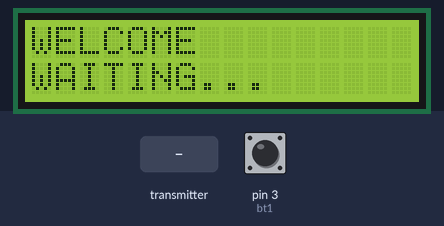
A sketch run on a simulated Arduino Uno, built with avr-gcc and run on an emulated ATmega328P. Parts: 16×2 character LCD. The test bench sets the inputs (shaded band); at power-on: pin 3 (bt1) HIGH. No radio packets arrive unless stated; what the sketch prints to the serial monitor is not drawn.

Above: at 1.0 s.
1.1 s: the transmitter starts sending gasValue = 0
At 2.2 s:
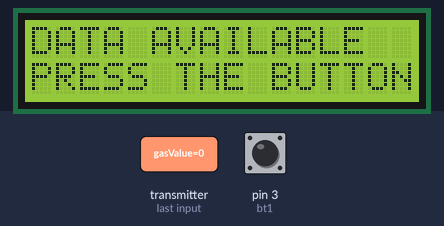
2.6 s: pin 3 (bt1) pulled LOW for 3.2 s
At 7.0 s:
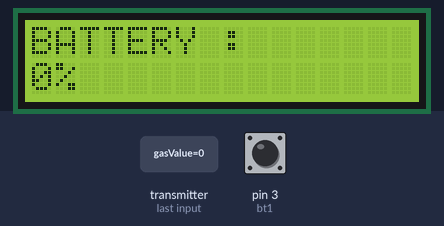
7.8 s: pin 3 (bt1) pulled LOW for 0.15 s
At 9.3 s:
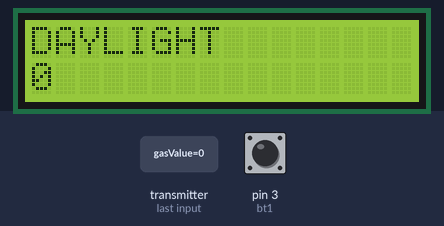
10.0 s: pin 3 (bt1) pulled LOW for 1 s
At 11.9 s:
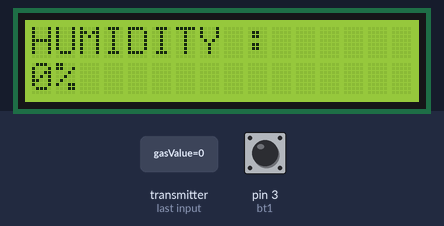
13.1 s: the transmitter starts sending h = 64
At 14.5 s:
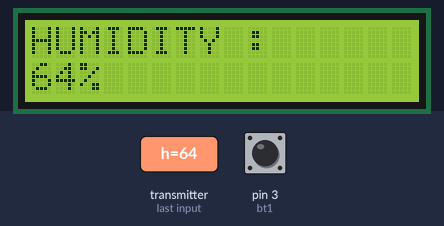
15.0 s: the transmitter starts sending h = 128
At 16.6 s:
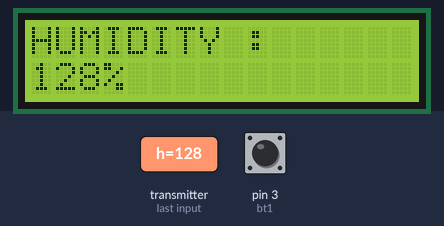
Timing chart, 0 to 17.9 s (numbered marks = the images above; inputs shaded):
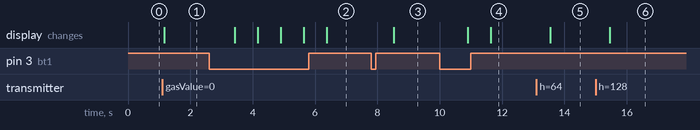

Measured:
- after the input at 1.1 s, the display: changes after 0.06 s (image 1)
- after the input at 2.6 s, the display: first changes after 0.82 s (image 2 shows a later state)
- after the input at 7.8 s, the display: changes after 0.73 s (image 3)
- after the input at 10.0 s, the display: first changes after 0.90 s (image 4 shows a later state)
- after the input at 13.1 s, the display: changes after 0.44 s (image 5)
- after the input at 15.0 s, the display: changes after 0.45 s (image 6)

The sketch:

finish_reciever.ino
```cpp
#include <SPI.h>
#include <nRF24L01.h>
#include <RF24.h>
#include <Wire.h>
#include <LiquidCrystal_I2C.h>
#include <SoftwareSerial.h>
#define bt1 3

SoftwareSerial MyBlue(5, 6); // RX | TX
LiquidCrystal_I2C lcd(0x27, 16, 2);
RF24 radio(9, 10); // CE, CSN

bool startdisplay=false;
bool printdata=false;

int n=0;  // the data to be diaplayed number

const byte address[6] = "00001";

struct MyData {
  byte gasValue;
  byte dn;
  byte tbmp;
  byte pbmp;
  byte abmp;
  byte h;
  byte t;
  byte b;
};

MyData data;

void setup() {
  Serial.begin(9600);                          //Serial baud rate set to 9600
  MyBlue.begin(9600);
  radio.begin();                               // nrf24
  radio.openReadingPipe(0, address);
  radio.setPALevel(RF24_PA_MIN);
  radio.startListening();
  lcd.begin();
  lcd.backlight();
  lcd.clear();
  lcd.setCursor(0,0);
  lcd.print("WELCOME");
  lcd.setCursor(0,1);
  lcd.print("WAITING...");
  Serial.println("WAITING");
  delay(100);

  pinMode(bt1,INPUT_PULLUP);

  while(radio.available()==false){}

  lcd.clear();
  lcd.setCursor(0,0);
  lcd.print("DATA AVAILABLE");
  lcd.setCursor(0,1);
  lcd.print("PRESS THE BUTTON");
  Serial.println("DATA AVAILABLE, PRESS THE BUTTON TO PROCEED");
}

void loop() {

  if ( radio.available() ) {
  radio.read(&data, sizeof(MyData));
  Serial.println(data.h);
  Serial.println(data.t);
  Serial.println(data.dn);
  Serial.println(data.gasValue);
  Serial.println(data.tbmp);
  Serial.println(data.pbmp);
  Serial.println(data.abmp);
  Serial.println(data.b);
  String text = String(data.h)+"|"+String((data.t+data.tbmp)/2)+"|"+String(data.gasValue)+"|"+String(data.pbmp)+"|"+String(data.abmp)+"|"+String(data.dn)+"|"+String(data.b)+"|";
  MyBlue.println(text);
  startdisplay=true;
  }

  if(startdisplay)
  {

    if(digitalRead(bt1)==LOW)
    { n=n+1;
      delay(500);}
    if(n==8)            //only 7 datas available, so 8 means go back to 1
    n=1;
    delay(200);
    switch(n){
      case 1:
      { lcd.clear();
        lcd.setCursor(0,0);
        lcd.print("HUMIDITY : ");
        lcd.setCursor(0,1);
        lcd.print(data.h);
        lcd.print("%");}
        break;
      case 2:
      { lcd.clear();
        lcd.setCursor(0,0);
        lcd.print("TEMPERATURE : ");
        lcd.setCursor(0,1);
        lcd.print((data.t+data.tbmp)/2);
        lcd.print(" C");}
        break;
      case 3:
      { lcd.clear();
        lcd.setCursor(0,0);
        lcd.print("PRESUURE : ");
        lcd.setCursor(0,1);
        lcd.print(data.pbmp);
        lcd.print("kPa");}
        break;
      case 4:
      { lcd.clear();
        lcd.setCursor(0,0);
        lcd.print("ALTITUDE : ");
        lcd.setCursor(0,1);
        lcd.print(data.abmp);
        lcd.print("M ABV SEA LVL");}
        break;
      case 5:
      { lcd.clear();
        lcd.setCursor(0,0);
        lcd.print("BATTERY : ");
        lcd.setCursor(0,1);
        lcd.print(data.b);
        lcd.print("%");}
        break;
      case 6:
      { lcd.clear();
        lcd.setCursor(0,0);
        lcd.print("DAYLIGHT");
        lcd.setCursor(0,1);
        lcd.print(data.dn);}
        break;
      case 7:
      { lcd.clear();
        lcd.setCursor(0,0);
        lcd.print("A.Q.I : ");
        lcd.setCursor(0,1);
        if(data.gasValue<30)
        lcd.print("GOOD");
        else if(data.gasValue>30&&data.gasValue<100)
        lcd.print("AVERAGE")  ;
        else if(data.gasValue>100&&data.gasValue<170)
        lcd.print("BAD")  ;
        else
        lcd.print("SENSOR NOT READY");}
        break;
    }

  }

}
```
